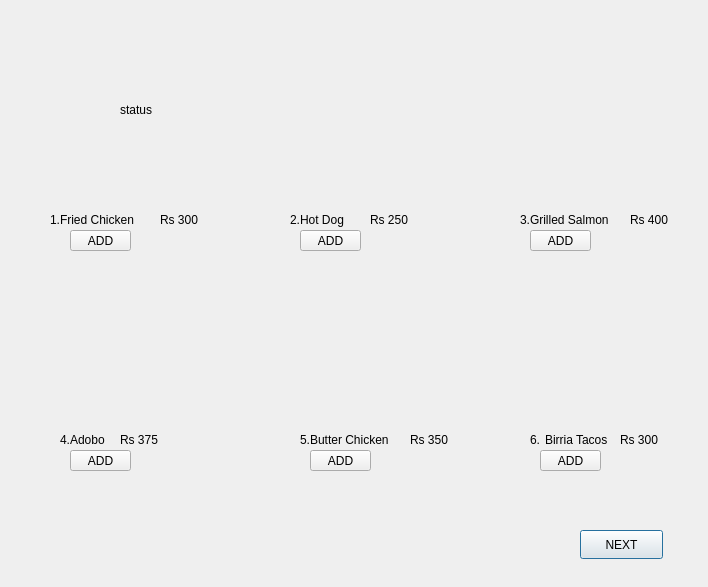
<?xml version="1.0" encoding="UTF-8"?>
<ui version="4.0">
 <class>menu2</class>
 <widget class="QDialog" name="menu2">
  <property name="geometry">
   <rect>
    <x>0</x>
    <y>0</y>
    <width>708</width>
    <height>587</height>
   </rect>
  </property>
  <property name="windowTitle">
   <string>Dialog</string>
  </property>
  <widget class="QLabel" name="label_pic1">
   <property name="geometry">
    <rect>
     <x>-20</x>
     <y>10</y>
     <width>731</width>
     <height>571</height>
    </rect>
   </property>
   <property name="text">
    <string/>
   </property>
  </widget>
  <widget class="QPushButton" name="pushButton">
   <property name="geometry">
    <rect>
     <x>580</x>
     <y>530</y>
     <width>83</width>
     <height>29</height>
    </rect>
   </property>
   <property name="text">
    <string>NEXT</string>
   </property>
  </widget>
  <widget class="QPushButton" name="pushButton_2">
   <property name="geometry">
    <rect>
     <x>70</x>
     <y>230</y>
     <width>61</width>
     <height>21</height>
    </rect>
   </property>
   <property name="text">
    <string>ADD</string>
   </property>
  </widget>
  <widget class="QPushButton" name="pushButton_3">
   <property name="geometry">
    <rect>
     <x>300</x>
     <y>230</y>
     <width>61</width>
     <height>21</height>
    </rect>
   </property>
   <property name="text">
    <string>ADD</string>
   </property>
  </widget>
  <widget class="QPushButton" name="pushButton_4">
   <property name="geometry">
    <rect>
     <x>530</x>
     <y>230</y>
     <width>61</width>
     <height>21</height>
    </rect>
   </property>
   <property name="text">
    <string>ADD</string>
   </property>
  </widget>
  <widget class="QPushButton" name="pushButton_5">
   <property name="geometry">
    <rect>
     <x>70</x>
     <y>450</y>
     <width>61</width>
     <height>21</height>
    </rect>
   </property>
   <property name="text">
    <string>ADD</string>
   </property>
  </widget>
  <widget class="QPushButton" name="pushButton_6">
   <property name="geometry">
    <rect>
     <x>310</x>
     <y>450</y>
     <width>61</width>
     <height>21</height>
    </rect>
   </property>
   <property name="text">
    <string>ADD</string>
   </property>
  </widget>
  <widget class="QPushButton" name="pushButton_7">
   <property name="geometry">
    <rect>
     <x>540</x>
     <y>450</y>
     <width>61</width>
     <height>21</height>
    </rect>
   </property>
   <property name="text">
    <string>ADD</string>
   </property>
  </widget>
  <widget class="QLabel" name="label">
   <property name="geometry">
    <rect>
     <x>50</x>
     <y>210</y>
     <width>16</width>
     <height>20</height>
    </rect>
   </property>
   <property name="text">
    <string>1.</string>
   </property>
  </widget>
  <widget class="QLabel" name="label_2">
   <property name="geometry">
    <rect>
     <x>60</x>
     <y>210</y>
     <width>91</width>
     <height>20</height>
    </rect>
   </property>
   <property name="text">
    <string>Fried Chicken</string>
   </property>
  </widget>
  <widget class="QLabel" name="label_3">
   <property name="geometry">
    <rect>
     <x>290</x>
     <y>210</y>
     <width>16</width>
     <height>20</height>
    </rect>
   </property>
   <property name="text">
    <string>2.</string>
   </property>
  </widget>
  <widget class="QLabel" name="label_4">
   <property name="geometry">
    <rect>
     <x>300</x>
     <y>210</y>
     <width>61</width>
     <height>20</height>
    </rect>
   </property>
   <property name="text">
    <string>Hot Dog</string>
   </property>
  </widget>
  <widget class="QLabel" name="label_5">
   <property name="geometry">
    <rect>
     <x>520</x>
     <y>210</y>
     <width>16</width>
     <height>20</height>
    </rect>
   </property>
   <property name="text">
    <string>3.</string>
   </property>
  </widget>
  <widget class="QLabel" name="label_6">
   <property name="geometry">
    <rect>
     <x>530</x>
     <y>210</y>
     <width>101</width>
     <height>20</height>
    </rect>
   </property>
   <property name="text">
    <string>Grilled Salmon</string>
   </property>
  </widget>
  <widget class="QLabel" name="label_7">
   <property name="geometry">
    <rect>
     <x>60</x>
     <y>430</y>
     <width>16</width>
     <height>20</height>
    </rect>
   </property>
   <property name="text">
    <string>4.</string>
   </property>
  </widget>
  <widget class="QLabel" name="label_8">
   <property name="geometry">
    <rect>
     <x>70</x>
     <y>430</y>
     <width>71</width>
     <height>20</height>
    </rect>
   </property>
   <property name="text">
    <string>Adobo</string>
   </property>
  </widget>
  <widget class="QLabel" name="label_9">
   <property name="geometry">
    <rect>
     <x>300</x>
     <y>430</y>
     <width>16</width>
     <height>20</height>
    </rect>
   </property>
   <property name="text">
    <string>5.</string>
   </property>
  </widget>
  <widget class="QLabel" name="label_10">
   <property name="geometry">
    <rect>
     <x>310</x>
     <y>430</y>
     <width>101</width>
     <height>20</height>
    </rect>
   </property>
   <property name="text">
    <string>Butter Chicken</string>
   </property>
  </widget>
  <widget class="QLabel" name="label_11">
   <property name="geometry">
    <rect>
     <x>530</x>
     <y>430</y>
     <width>16</width>
     <height>20</height>
    </rect>
   </property>
   <property name="text">
    <string>6.</string>
   </property>
  </widget>
  <widget class="QLabel" name="label_12">
   <property name="geometry">
    <rect>
     <x>545</x>
     <y>430</y>
     <width>81</width>
     <height>20</height>
    </rect>
   </property>
   <property name="text">
    <string>Birria Tacos</string>
   </property>
  </widget>
  <widget class="QLabel" name="label_13">
   <property name="geometry">
    <rect>
     <x>160</x>
     <y>210</y>
     <width>63</width>
     <height>20</height>
    </rect>
   </property>
   <property name="text">
    <string>Rs 300</string>
   </property>
  </widget>
  <widget class="QLabel" name="label_14">
   <property name="geometry">
    <rect>
     <x>630</x>
     <y>210</y>
     <width>63</width>
     <height>20</height>
    </rect>
   </property>
   <property name="text">
    <string>Rs 400</string>
   </property>
  </widget>
  <widget class="QLabel" name="label_15">
   <property name="geometry">
    <rect>
     <x>410</x>
     <y>430</y>
     <width>63</width>
     <height>20</height>
    </rect>
   </property>
   <property name="text">
    <string>Rs 350</string>
   </property>
  </widget>
  <widget class="QLabel" name="label_16">
   <property name="geometry">
    <rect>
     <x>370</x>
     <y>210</y>
     <width>63</width>
     <height>20</height>
    </rect>
   </property>
   <property name="text">
    <string>Rs 250</string>
   </property>
  </widget>
  <widget class="QLabel" name="label_17">
   <property name="geometry">
    <rect>
     <x>120</x>
     <y>430</y>
     <width>63</width>
     <height>20</height>
    </rect>
   </property>
   <property name="text">
    <string>Rs 375</string>
   </property>
  </widget>
  <widget class="QLabel" name="label_18">
   <property name="geometry">
    <rect>
     <x>620</x>
     <y>430</y>
     <width>63</width>
     <height>20</height>
    </rect>
   </property>
   <property name="text">
    <string>Rs 300</string>
   </property>
  </widget>
  <widget class="QLabel" name="label1">
   <property name="geometry">
    <rect>
     <x>120</x>
     <y>100</y>
     <width>41</width>
     <height>20</height>
    </rect>
   </property>
   <property name="text">
    <string>status</string>
   </property>
  </widget>
 </widget>
 <resources/>
 <connections/>
</ui>
